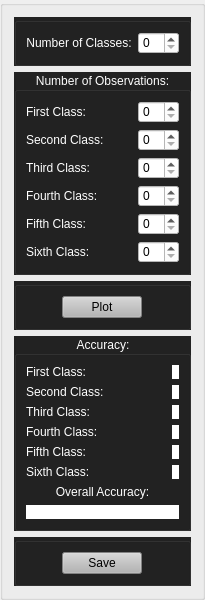
          <widget class="QGroupBox" name="GB_PLSDA_PltDetails_CLFY">
           <property name="sizePolicy">
            <sizepolicy hsizetype="Maximum" vsizetype="Preferred">
             <horstretch>0</horstretch>
             <verstretch>0</verstretch>
            </sizepolicy>
           </property>
           <property name="title">
            <string/>
           </property>
           <layout class="QVBoxLayout" name="verticalLayout_54">
            <item>
             <layout class="QVBoxLayout" name="verticalLayout_53">
              <property name="sizeConstraint">
               <enum>QLayout::SetDefaultConstraint</enum>
              </property>
              <item>
               <widget class="QGroupBox" name="groupBox_26">
                <property name="styleSheet">
                 <string notr="true">background-color: rgb(34, 34, 34);
color: white;</string>
                </property>
                <property name="title">
                 <string/>
                </property>
                <layout class="QHBoxLayout" name="horizontalLayout_35">
                 <item>
                  <layout class="QHBoxLayout" name="horizontalLayout_34">
                   <item>
                    <widget class="QLabel" name="label_22">
                     <property name="text">
                      <string>Number of Classes:</string>
                     </property>
                     <property name="alignment">
                      <set>Qt::AlignCenter</set>
                     </property>
                    </widget>
                   </item>
                   <item>
                    <widget class="QSpinBox" name="SP_Classes_CLFY">
                     <property name="sizePolicy">
                      <sizepolicy hsizetype="Fixed" vsizetype="Fixed">
                       <horstretch>0</horstretch>
                       <verstretch>0</verstretch>
                      </sizepolicy>
                     </property>
                     <property name="styleSheet">
                      <string notr="true">background-color: rgb(255, 255, 255);
color: black;</string>
                     </property>
                    </widget>
                   </item>
                  </layout>
                 </item>
                </layout>
               </widget>
              </item>
              <item>
               <widget class="QGroupBox" name="groupBox_27">
                <property name="styleSheet">
                 <string notr="true">background-color: rgb(34, 34, 34);
color: white;</string>
                </property>
                <property name="title">
                 <string>Number of Observations:</string>
                </property>
                <property name="alignment">
                 <set>Qt::AlignCenter</set>
                </property>
                <layout class="QHBoxLayout" name="horizontalLayout_37">
                 <item>
                  <layout class="QHBoxLayout" name="horizontalLayout_36">
                   <item>
                    <layout class="QVBoxLayout" name="verticalLayout_45">
                     <item>
                      <widget class="QLabel" name="LB_1stClass_CLFY">
                       <property name="text">
                        <string>First Class:</string>
                       </property>
                       <property name="alignment">
                        <set>Qt::AlignLeading|Qt::AlignLeft|Qt::AlignVCenter</set>
                       </property>
                      </widget>
                     </item>
                     <item>
                      <widget class="QLabel" name="LB_2ndClass_CLFY">
                       <property name="text">
                        <string>Second Class:</string>
                       </property>
                       <property name="alignment">
                        <set>Qt::AlignLeading|Qt::AlignLeft|Qt::AlignVCenter</set>
                       </property>
                      </widget>
                     </item>
                     <item>
                      <widget class="QLabel" name="LB_3rdClass_CLFY">
                       <property name="text">
                        <string>Third Class:</string>
                       </property>
                       <property name="alignment">
                        <set>Qt::AlignLeading|Qt::AlignLeft|Qt::AlignVCenter</set>
                       </property>
                      </widget>
                     </item>
                     <item>
                      <widget class="QLabel" name="LB_4thClass_CLFY">
                       <property name="text">
                        <string>Fourth Class:</string>
                       </property>
                       <property name="alignment">
                        <set>Qt::AlignLeading|Qt::AlignLeft|Qt::AlignVCenter</set>
                       </property>
                      </widget>
                     </item>
                     <item>
                      <widget class="QLabel" name="LB_5thClass_CLFY">
                       <property name="text">
                        <string>Fifth Class:</string>
                       </property>
                       <property name="alignment">
                        <set>Qt::AlignLeading|Qt::AlignLeft|Qt::AlignVCenter</set>
                       </property>
                      </widget>
                     </item>
                     <item>
                      <widget class="QLabel" name="LB_6thClass_CLFY">
                       <property name="text">
                        <string>Sixth Class:</string>
                       </property>
                      </widget>
                     </item>
                    </layout>
                   </item>
                   <item>
                    <spacer name="horizontalSpacer_46">
                     <property name="orientation">
                      <enum>Qt::Horizontal</enum>
                     </property>
                     <property name="sizeType">
                      <enum>QSizePolicy::Maximum</enum>
                     </property>
                     <property name="sizeHint" stdset="0">
                      <size>
                       <width>13</width>
                       <height>20</height>
                      </size>
                     </property>
                    </spacer>
                   </item>
                   <item>
                    <layout class="QVBoxLayout" name="verticalLayout_46">
                     <item>
                      <widget class="QSpinBox" name="SP_1stClass_CLFY">
                       <property name="sizePolicy">
                        <sizepolicy hsizetype="Fixed" vsizetype="Fixed">
                         <horstretch>0</horstretch>
                         <verstretch>0</verstretch>
                        </sizepolicy>
                       </property>
                       <property name="styleSheet">
                        <string notr="true">background-color: rgb(255, 255, 255);
color: black;</string>
                       </property>
                      </widget>
                     </item>
                     <item>
                      <widget class="QSpinBox" name="SP_2ndClass_CLFY">
                       <property name="sizePolicy">
                        <sizepolicy hsizetype="Fixed" vsizetype="Fixed">
                         <horstretch>0</horstretch>
                         <verstretch>0</verstretch>
                        </sizepolicy>
                       </property>
                       <property name="styleSheet">
                        <string notr="true">background-color: rgb(255, 255, 255);
color: black;</string>
                       </property>
                      </widget>
                     </item>
                     <item>
                      <widget class="QSpinBox" name="SP_3rdClass_CLFY">
                       <property name="sizePolicy">
                        <sizepolicy hsizetype="Fixed" vsizetype="Fixed">
                         <horstretch>0</horstretch>
                         <verstretch>0</verstretch>
                        </sizepolicy>
                       </property>
                       <property name="styleSheet">
                        <string notr="true">background-color: rgb(255, 255, 255);
color: black;</string>
                       </property>
                      </widget>
                     </item>
                     <item>
                      <widget class="QSpinBox" name="SP_4thClass_CLFY">
                       <property name="sizePolicy">
                        <sizepolicy hsizetype="Fixed" vsizetype="Fixed">
                         <horstretch>0</horstretch>
                         <verstretch>0</verstretch>
                        </sizepolicy>
                       </property>
                       <property name="styleSheet">
                        <string notr="true">background-color: rgb(255, 255, 255);
color: black;</string>
                       </property>
                      </widget>
                     </item>
                     <item>
                      <widget class="QSpinBox" name="SP_5thClass_CLFY">
                       <property name="sizePolicy">
                        <sizepolicy hsizetype="Fixed" vsizetype="Fixed">
                         <horstretch>0</horstretch>
                         <verstretch>0</verstretch>
                        </sizepolicy>
                       </property>
                       <property name="styleSheet">
                        <string notr="true">background-color: rgb(255, 255, 255);
color: black;</string>
                       </property>
                      </widget>
                     </item>
                     <item>
                      <widget class="QSpinBox" name="SP_6thClass_CLFY">
                       <property name="sizePolicy">
                        <sizepolicy hsizetype="Maximum" vsizetype="Fixed">
                         <horstretch>0</horstretch>
                         <verstretch>0</verstretch>
                        </sizepolicy>
                       </property>
                       <property name="styleSheet">
                        <string notr="true">background-color: rgb(255, 255, 255);
color: black;</string>
                       </property>
                      </widget>
                     </item>
                    </layout>
                   </item>
                  </layout>
                 </item>
                </layout>
               </widget>
              </item>
              <item>
               <widget class="QGroupBox" name="groupBox_28">
                <property name="sizePolicy">
                 <sizepolicy hsizetype="Preferred" vsizetype="Preferred">
                  <horstretch>0</horstretch>
                  <verstretch>0</verstretch>
                 </sizepolicy>
                </property>
                <property name="styleSheet">
                 <string notr="true">background-color: rgb(34, 34, 34);
color: black;</string>
                </property>
                <property name="title">
                 <string/>
                </property>
                <layout class="QHBoxLayout" name="horizontalLayout_38">
                 <item>
                  <widget class="QPushButton" name="PB_PltPred_Ref_Class_CLFY">
                   <property name="sizePolicy">
                    <sizepolicy hsizetype="Maximum" vsizetype="Fixed">
                     <horstretch>0</horstretch>
                     <verstretch>0</verstretch>
                    </sizepolicy>
                   </property>
                   <property name="styleSheet">
                    <string notr="true">background-color: rgb(180, 180, 180);</string>
                   </property>
                   <property name="text">
                    <string>Plot</string>
                   </property>
                  </widget>
                 </item>
                </layout>
               </widget>
              </item>
              <item>
               <widget class="QGroupBox" name="groupBox_29">
                <property name="styleSheet">
                 <string notr="true">background-color: rgb(34, 34, 34);
color: white;</string>
                </property>
                <property name="title">
                 <string>Accuracy:</string>
                </property>
                <property name="alignment">
                 <set>Qt::AlignCenter</set>
                </property>
                <layout class="QHBoxLayout" name="horizontalLayout_42">
                 <item>
                  <layout class="QVBoxLayout" name="verticalLayout_50">
                   <item>
                    <layout class="QHBoxLayout" name="horizontalLayout_40">
                     <item>
                      <layout class="QVBoxLayout" name="verticalLayout_47">
                       <item>
                        <widget class="QLabel" name="LB_Accur_1stCls1_CLFY">
                         <property name="text">
                          <string>First Class:</string>
                         </property>
                         <property name="alignment">
                          <set>Qt::AlignLeading|Qt::AlignLeft|Qt::AlignVCenter</set>
                         </property>
                        </widget>
                       </item>
                       <item>
                        <widget class="QLabel" name="LB_Accur_2ndCls1_CLFY">
                         <property name="text">
                          <string>Second Class:</string>
                         </property>
                         <property name="alignment">
                          <set>Qt::AlignLeading|Qt::AlignLeft|Qt::AlignVCenter</set>
                         </property>
                        </widget>
                       </item>
                       <item>
                        <widget class="QLabel" name="LB_Accur_3rdCls1_CLFY">
                         <property name="text">
                          <string>Third Class:</string>
                         </property>
                         <property name="alignment">
                          <set>Qt::AlignLeading|Qt::AlignLeft|Qt::AlignVCenter</set>
                         </property>
                        </widget>
                       </item>
                       <item>
                        <widget class="QLabel" name="LB_Accur_4thCls1_CLFY">
                         <property name="text">
                          <string>Fourth Class:</string>
                         </property>
                         <property name="alignment">
                          <set>Qt::AlignLeading|Qt::AlignLeft|Qt::AlignVCenter</set>
                         </property>
                        </widget>
                       </item>
                       <item>
                        <widget class="QLabel" name="LB_Accur_5thCls1_CLFY">
                         <property name="text">
                          <string>Fifth Class:</string>
                         </property>
                         <property name="alignment">
                          <set>Qt::AlignLeading|Qt::AlignLeft|Qt::AlignVCenter</set>
                         </property>
                        </widget>
                       </item>
                       <item>
                        <widget class="QLabel" name="LB_Accur_6thCls1_CLFY">
                         <property name="text">
                          <string>Sixth Class:</string>
                         </property>
                        </widget>
                       </item>
                      </layout>
                     </item>
                     <item>
                      <spacer name="horizontalSpacer_47">
                       <property name="orientation">
                        <enum>Qt::Horizontal</enum>
                       </property>
                       <property name="sizeType">
                        <enum>QSizePolicy::Maximum</enum>
                       </property>
                       <property name="sizeHint" stdset="0">
                        <size>
                         <width>13</width>
                         <height>20</height>
                        </size>
                       </property>
                      </spacer>
                     </item>
                     <item>
                      <layout class="QVBoxLayout" name="verticalLayout_48">
                       <item>
                        <widget class="QLabel" name="LB_Accur_1stCls_CLFY">
                         <property name="sizePolicy">
                          <sizepolicy hsizetype="Maximum" vsizetype="Preferred">
                           <horstretch>0</horstretch>
                           <verstretch>0</verstretch>
                          </sizepolicy>
                         </property>
                         <property name="styleSheet">
                          <string notr="true">background-color: rgb(255, 255, 255);
color: black;</string>
                         </property>
                         <property name="text">
                          <string/>
                         </property>
                         <property name="alignment">
                          <set>Qt::AlignCenter</set>
                         </property>
                        </widget>
                       </item>
                       <item>
                        <widget class="QLabel" name="LB_Accur_2ndCls_CLFY">
                         <property name="sizePolicy">
                          <sizepolicy hsizetype="Maximum" vsizetype="Preferred">
                           <horstretch>0</horstretch>
                           <verstretch>0</verstretch>
                          </sizepolicy>
                         </property>
                         <property name="styleSheet">
                          <string notr="true">background-color: rgb(255, 255, 255);
color: black;</string>
                         </property>
                         <property name="text">
                          <string/>
                         </property>
                         <property name="alignment">
                          <set>Qt::AlignCenter</set>
                         </property>
                        </widget>
                       </item>
                       <item>
                        <widget class="QLabel" name="LB_Accur_3rdCls_CLFY">
                         <property name="sizePolicy">
                          <sizepolicy hsizetype="Maximum" vsizetype="Preferred">
                           <horstretch>0</horstretch>
                           <verstretch>0</verstretch>
                          </sizepolicy>
                         </property>
                         <property name="styleSheet">
                          <string notr="true">background-color: rgb(255, 255, 255);
color: black;</string>
                         </property>
                         <property name="text">
                          <string/>
                         </property>
                         <property name="alignment">
                          <set>Qt::AlignCenter</set>
                         </property>
                        </widget>
                       </item>
                       <item>
                        <widget class="QLabel" name="LB_Accur_4thCls_CLFY">
                         <property name="sizePolicy">
                          <sizepolicy hsizetype="Maximum" vsizetype="Preferred">
                           <horstretch>0</horstretch>
                           <verstretch>0</verstretch>
                          </sizepolicy>
                         </property>
                         <property name="styleSheet">
                          <string notr="true">background-color: rgb(255, 255, 255);
color: black;</string>
                         </property>
                         <property name="text">
                          <string/>
                         </property>
                         <property name="alignment">
                          <set>Qt::AlignCenter</set>
                         </property>
                        </widget>
                       </item>
                       <item>
                        <widget class="QLabel" name="LB_Accur_5thCls_CLFY">
                         <property name="sizePolicy">
                          <sizepolicy hsizetype="Maximum" vsizetype="Preferred">
                           <horstretch>0</horstretch>
                           <verstretch>0</verstretch>
                          </sizepolicy>
                         </property>
                         <property name="styleSheet">
                          <string notr="true">background-color: rgb(255, 255, 255);
color: black;</string>
                         </property>
                         <property name="text">
                          <string/>
                         </property>
                        </widget>
                       </item>
                       <item>
                        <widget class="QLabel" name="LB_Accur_6thCls_CLFY">
                         <property name="sizePolicy">
                          <sizepolicy hsizetype="Maximum" vsizetype="Preferred">
                           <horstretch>0</horstretch>
                           <verstretch>0</verstretch>
                          </sizepolicy>
                         </property>
                         <property name="styleSheet">
                          <string notr="true">background-color: rgb(255, 255, 255);
color: black;</string>
                         </property>
                         <property name="text">
                          <string/>
                         </property>
                         <property name="alignment">
                          <set>Qt::AlignCenter</set>
                         </property>
                        </widget>
                       </item>
                      </layout>
                     </item>
                    </layout>
                   </item>
                   <item>
                    <layout class="QHBoxLayout" name="horizontalLayout_41">
                     <item>
                      <layout class="QVBoxLayout" name="verticalLayout_49">
                       <item>
                        <widget class="QLabel" name="LB_Overall_Accur1_CLFY">
                         <property name="sizePolicy">
                          <sizepolicy hsizetype="Preferred" vsizetype="Maximum">
                           <horstretch>0</horstretch>
                           <verstretch>0</verstretch>
                          </sizepolicy>
                         </property>
                         <property name="text">
                          <string>Overall Accuracy:</string>
                         </property>
                         <property name="alignment">
                          <set>Qt::AlignCenter</set>
                         </property>
                        </widget>
                       </item>
                       <item>
                        <widget class="QLabel" name="LB_Overall_Accur_CLFY">
                         <property name="sizePolicy">
                          <sizepolicy hsizetype="Preferred" vsizetype="Maximum">
                           <horstretch>0</horstretch>
                           <verstretch>0</verstretch>
                          </sizepolicy>
                         </property>
                         <property name="styleSheet">
                          <string notr="true">background-color: rgb(255, 255, 255);
color: black;</string>
                         </property>
                         <property name="text">
                          <string/>
                         </property>
                         <property name="alignment">
                          <set>Qt::AlignCenter</set>
                         </property>
                        </widget>
                       </item>
                      </layout>
                     </item>
                    </layout>
                   </item>
                  </layout>
                 </item>
                </layout>
               </widget>
              </item>
              <item>
               <widget class="QGroupBox" name="groupBox_30">
                <property name="styleSheet">
                 <string notr="true">background-color: rgb(34, 34, 34);
color: black;</string>
                </property>
                <property name="title">
                 <string/>
                </property>
                <layout class="QHBoxLayout" name="horizontalLayout_39">
                 <item>
                  <widget class="QPushButton" name="PB_Sve_PredRef_Class_CLFY">
                   <property name="sizePolicy">
                    <sizepolicy hsizetype="Maximum" vsizetype="Fixed">
                     <horstretch>0</horstretch>
                     <verstretch>0</verstretch>
                    </sizepolicy>
                   </property>
                   <property name="styleSheet">
                    <string notr="true">background-color: rgb(180, 180, 180);</string>
                   </property>
                   <property name="text">
                    <string>Save</string>
                   </property>
                  </widget>
                 </item>
                </layout>
               </widget>
              </item>
             </layout>
            </item>
           </layout>
          </widget>
